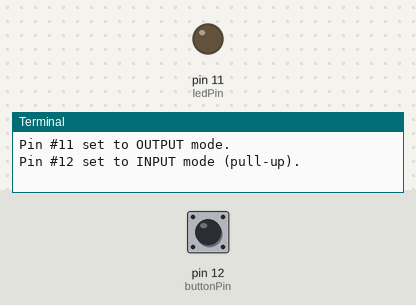
Simulated run of this program. Board: Raspberry Pi (header pin numbers). Shown: output pins drawn as LEDs (lit = HIGH), the last lines printed to the terminal. The test bench sets the inputs (shaded band); at power-on: pin 12 (buttonPin) HIGH.

Above: at 1.2 s.
1.3 s: pin 12 (buttonPin) pulled LOW for 0.15 s
At 2.5 s:
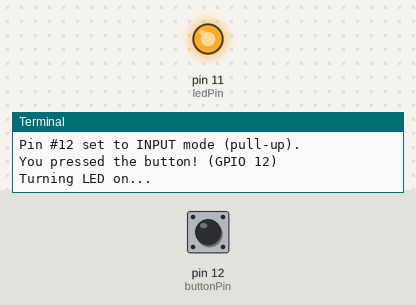
2.9 s: pin 12 (buttonPin) pulled LOW for 1 s
At 3.7 s:
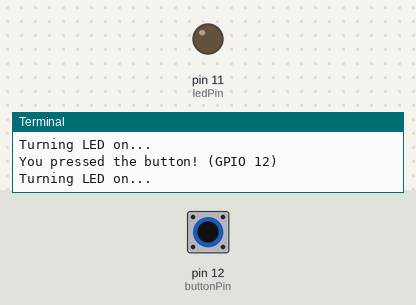
5.4 s: pin 12 (buttonPin) pulled LOW for 3.2 s
At 6.8 s:
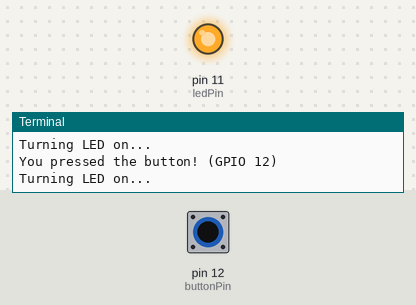
Timing chart, 0 to 8.4 s (numbered marks = the images above; inputs shaded):
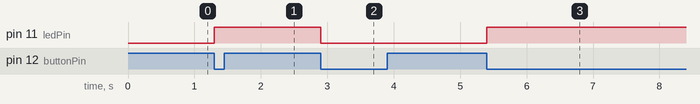

The program:

toggle-switch.py
```python
import RPi.GPIO as GPIO

ledPin = 11
buttonPin = 12
ledState = False


def setup():
    GPIO.setmode(GPIO.BOARD)

    GPIO.setup(ledPin, GPIO.OUT)
    GPIO.output(ledPin, GPIO.LOW)
    print('Pin #%d set to OUTPUT mode.' % ledPin)

    GPIO.setup(buttonPin, GPIO.IN, pull_up_down=GPIO.PUD_UP)
    print('Pin #%d set to INPUT mode (pull-up).' % buttonPin)


def onBtnPress(channel):
    global ledState

    print('You pressed the button! (GPIO %d)' % channel)
    ledState = not ledState

    if ledState:
        print('Turning LED on...')
    else:
        print('Turning LED on...')

    GPIO.output(ledPin, ledState)


def loop():
    GPIO.add_event_detect(buttonPin, GPIO.FALLING,
                          callback=onBtnPress, bouncetime=300)

    while True:
        pass


def destroy():
    GPIO.output(ledPin, GPIO.LOW)
    GPIO.cleanup()


if __name__ == '__main__':
    setup()

    try:
        loop()
    except KeyboardInterrupt:
        destroy()
```

Measured:
- after the input at 1.3 s, pin 11 (ledPin): LOW → HIGH at once
- after the input at 2.9 s, pin 11 (ledPin): HIGH → LOW at once
- after the input at 5.4 s, pin 11 (ledPin): LOW → HIGH at once
